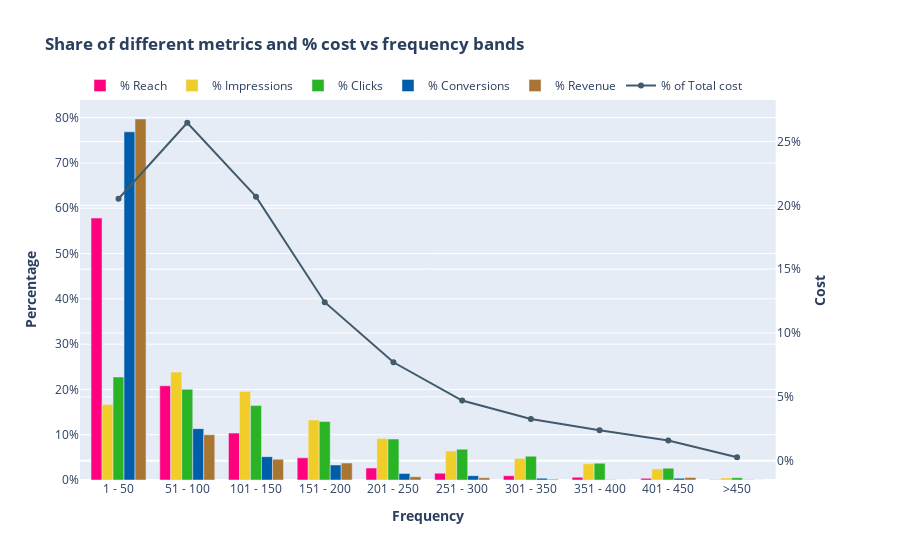

Here is the notebook cell this chart was saved with:
### Markdown cell above
####  Plot 4 - Share of different metrics and % cost vs frequency band

### Code cell
fig = make_subplots(specs=[[{"secondary_y": True}]])

fig.add_trace(go.Bar(x=df_an.frequency_range,
                     y=df_an["reach"]/df_an["cumsum_reach"].max()*100,
                     name="% Reach", marker_color='#ff007f'), 
                     secondary_y=False)

fig.add_trace(go.Bar(x=df_an.frequency_range,
                     y=df_an["total_impressions"]/df_an["cumsum_total_impressions"].max()*100,
                     name="% Impressions", marker_color='#f0cd28'),
                     secondary_y=False)

fig.add_trace(go.Bar(x=df_an.frequency_range,
                     y=df_an["total_clicks"]/df_an["cumsum_total_clicks"].max()*100,
                     name="% Clicks", marker_color='#29B325'),
                     secondary_y=False,)

fig.add_trace(go.Bar(x=df_an.frequency_range,
                     y=df_an["total_conversions"]/df_an["cumsum_total_conversions"].max()*100,
                     name="% Conversions", marker_color='#005daa'),
                     secondary_y=False,)

fig.add_trace(go.Bar(x=df_an.frequency_range,
                     y=df_an["total_revenue"]/df_an["cumsum_total_revenue"].max()*100,
                     name="% Revenue", marker_color='#a87532'),
                     secondary_y=False,)

fig.add_trace(go.Scatter(x=df_an.frequency_range, 
                         y=df_an.total_cost/df_an.cumsum_total_cost.max()*100,
                         mode='lines+markers',
                         name='% of Total cost', marker_color='#415a6c'),
                         secondary_y=True,)


fig.update_layout(
    title='<b>Share of different metrics and % cost vs frequency bands</b>',
    #template="plotly_dark",
    xaxis = dict(
        tickmode = 'array',
        ),
    xaxis_title="<b>Frequency</b>",
    #xaxis_range=[0,10]    
)


fig.update_layout(legend=dict(
    orientation="h",
    yanchor="bottom",
    y=1,
    xanchor="left",
    x=0
))

# Set y-axes titles
fig.update_yaxes(title_text="<b>Percentage</b>", ticksuffix = "%", secondary_y=False)
fig.update_yaxes(title_text="<b>Cost</b>", ticksuffix = "%", secondary_y=True)

### Figure 1 — Plotly figure (JSON) as saved in the notebook; plotly's stock layout.template omitted (floating-point values rounded to 4 significant figures)
{"data": [{"marker": {"color": "#ff007f"}, "name": "% Reach", "type": "bar", "x": ["1 - 50", "51 - 100", "101 - 150", "151 - 200", "201 - 250", "251 - 300", "301 - 350", "351 - 400", "401 - 450", ">450"], "xaxis": "x", "y": [57.83, 20.8, 10.35, 4.9, 2.64, 1.497, 0.9376, 0.6143, 0.3688, 0.06239], "yaxis": "y"}, {"marker": {"color": "#f0cd28"}, "name": "% Impressions", "type": "bar", "x": ["1 - 50", "51 - 100", "101 - 150", "151 - 200", "201 - 250", "251 - 300", "301 - 350", "351 - 400", "401 - 450", ">450"], "xaxis": "x", "y": [16.65, 23.83, 19.56, 13.23, 9.16, 6.378, 4.729, 3.577, 2.432, 0.4488], "yaxis": "y"}, {"marker": {"color": "#29B325"}, "name": "% Clicks", "type": "bar", "x": ["1 - 50", "51 - 100", "101 - 150", "151 - 200", "201 - 250", "251 - 300", "301 - 350", "351 - 400", "401 - 450", ">450"], "xaxis": "x", "y": [22.74, 20.02, 16.44, 12.91, 9.048, 6.787, 5.252, 3.702, 2.608, 0.505], "yaxis": "y"}, {"marker": {"color": "#005daa"}, "name": "% Conversions", "type": "bar", "x": ["1 - 50", "51 - 100", "101 - 150", "151 - 200", "201 - 250", "251 - 300", "301 - 350", "351 - 400", "401 - 450", ">450"], "xaxis": "x", "y": [76.86, 11.33, 5.151, 3.328, 1.426, 0.9509, 0.3962, 0.07924, 0.3962, 0.07924], "yaxis": "y"}, {"marker": {"color": "#a87532"}, "name": "% Revenue", "type": "bar", "x": ["1 - 50", "51 - 100", "101 - 150", "151 - 200", "201 - 250", "251 - 300", "301 - 350", "351 - 400", "401 - 450", ">450"], "xaxis": "x", "y": [79.7, 9.995, 4.576, 3.747, 0.721, 0.4963, 0.188, 0.006391, 0.5679, 0.005751], "yaxis": "y"}, {"marker": {"color": "#415a6c"}, "mode": "lines+markers", "name": "% of Total cost", "type": "scatter", "x": ["1 - 50", "51 - 100", "101 - 150", "151 - 200", "201 - 250", "251 - 300", "301 - 350", "351 - 400", "401 - 450", ">450"], "xaxis": "x", "y": [20.51, 26.46, 20.68, 12.41, 7.709, 4.715, 3.264, 2.388, 1.582, 0.2711], "yaxis": "y2"}], "layout": {"legend": {"orientation": "h", "x": 0, "xanchor": "left", "y": 1, "yanchor": "bottom"}, "title": {"text": "<b>Share of different metrics and % cost vs frequency bands</b>"}, "xaxis": {"anchor": "y", "domain": [0, 0.94], "tickmode": "array", "title": {"text": "<b>Frequency</b>"}}, "yaxis": {"anchor": "x", "domain": [0, 1], "ticksuffix": "%", "title": {"text": "<b>Percentage</b>"}}, "yaxis2": {"anchor": "x", "overlaying": "y", "side": "right", "ticksuffix": "%", "title": {"text": "<b>Cost</b>"}}}}
